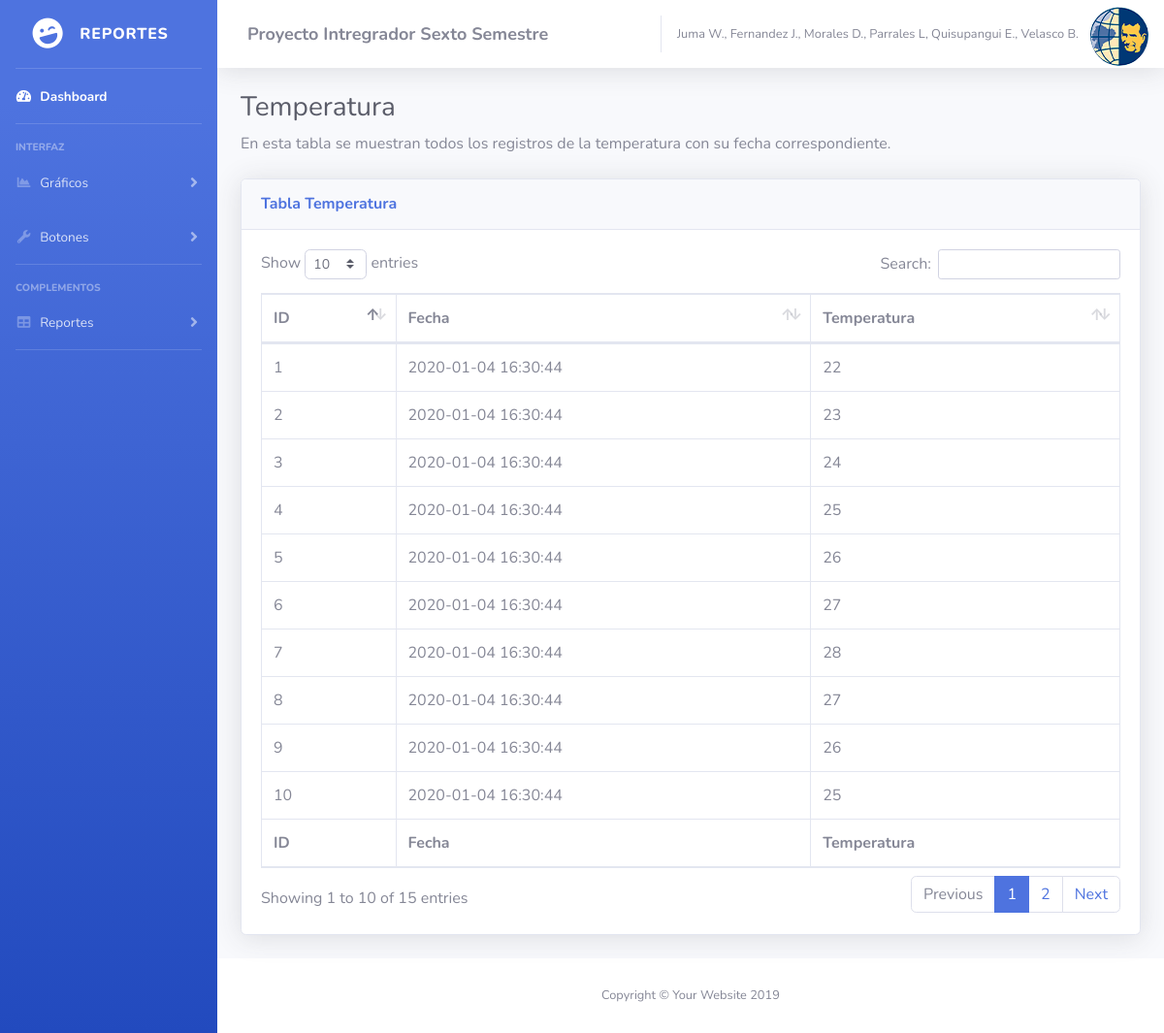
The page /Aplicacion_Web/temperatura.php on the database its author committed.
### tables this page shows
CREATE TABLE temperatura (
                id_temperatura INT AUTO_INCREMENT NOT NULL,
                fecha DATETIME NOT NULL,
                temperatura INT NOT NULL,
                PRIMARY KEY (id_temperatura)
);

### Aplicacion_Web/temperatura.php (the view, shortened to what this page needs)
<?php
include("Header.php");
?>
       <div class="container-fluid">
        <h1 class="h3 mb-2 text-gray-800">Temperatura</h1>
        <p class="mb-4">En esta tabla se muestran todos los registros de la temperatura con su fecha correspondiente.</p>
        <div class="card shadow mb-4">
          <div class="card-header py-3">
            <h6 class="m-0 font-weight-bold text-primary">Tabla Temperatura</h6>
          </div>
          <div class="card-body">
            <div class="table-responsive">
              <table class="table table-bordered" id="dataTable" width="100%" cellspacing="0">
                <thead>
                  <tr>
                    <th>ID</th>
                    <th>Fecha</th>
                    <th>Temperatura</th>
                  </tr>
                </thead>
                <tfoot>
                  <tr>
                    <th>ID</th>
                    <th>Fecha</th>
                    <th>Temperatura</th>
                  </tr>
                </tfoot>
                <tbody>
                  <?php
                    $conexion = mysqli_connect("localhost", "root", "", "p1") or
                    die("Problemas con la conexión");
                    $registros = mysqli_query($conexion, "SELECT * FROM `temperatura`") or
                    die("Problemas en el select:" . mysqli_error($conexion));
                    while ($reg = mysqli_fetch_array($registros)) {
                    echo "<tr>";
                    echo "<td>".$reg['id_temperatura']."</td>";
                    echo "<td>".$reg['fecha']."</td>";
                    echo "<td>".$reg['temperatura']."</td>";
                    echo "</tr>";
                    }
                  ?>
                </tbody>
              </table>
            </div>
          </div>
        </div>
      </div>
    </div>
      <footer class="sticky-footer bg-white">
        <div class="container my-auto">
          <div class="copyright text-center my-auto">
            <span>Copyright &copy; Your Website 2019</span>
          </div>
        </div>
      </footer>
    </div>
  </div>
</body>
</html>

### rows shown on the page
temperatura: id_temperatura "1", fecha "2020-01-04 16:30:44", temperatura "22"
temperatura: id_temperatura "2", fecha "2020-01-04 16:30:44", temperatura "23"
temperatura: id_temperatura "3", fecha "2020-01-04 16:30:44", temperatura "24"
temperatura: id_temperatura "4", fecha "2020-01-04 16:30:44", temperatura "25"
temperatura: id_temperatura "5", fecha "2020-01-04 16:30:44", temperatura "26"
temperatura: id_temperatura "6", fecha "2020-01-04 16:30:44", temperatura "27"
temperatura: id_temperatura "7", fecha "2020-01-04 16:30:44", temperatura "28"
temperatura: id_temperatura "8", fecha "2020-01-04 16:30:44", temperatura "27"
temperatura: id_temperatura "9", fecha "2020-01-04 16:30:44", temperatura "26"
temperatura: id_temperatura "10", fecha "2020-01-04 16:30:44", temperatura "25"
